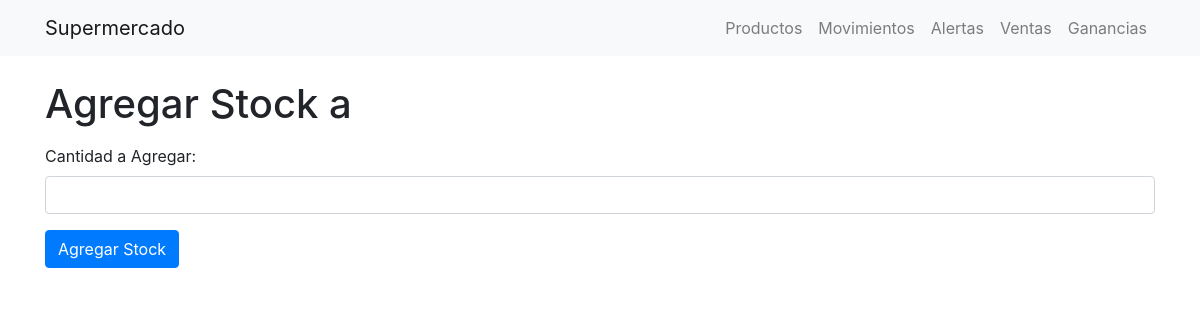
The page /agregar_stock/5 on the database as committed earlier.
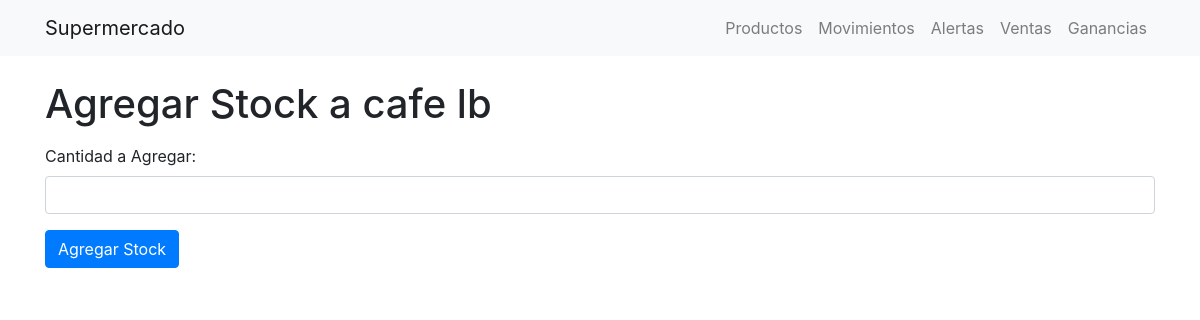
The same page on the database as committed later.
### app.py (models this page shows)
class Producto(db.Model):
    id = db.Column(db.Integer, primary_key=True)
    nombre = db.Column(db.String(100), nullable=False)
    categoria = db.Column(db.String(100), nullable=False)
    precio_compra = db.Column(db.Float, nullable=False)
    precio_venta = db.Column(db.Float, nullable=False)
    stock_disponible = db.Column(db.Integer, nullable=False)
    proveedor = db.Column(db.String(100), nullable=False)
    umbral_alerta = db.Column(db.Integer, nullable=False, default=5)

### app.py (the view)
@app.route('/agregar_stock/<int:id>', methods=['GET', 'POST'])
def agregar_stock(id):
    producto = Producto.query.get(id)
    if request.method == 'POST':
        cantidad_a_agregar = int(request.form['cantidad_a_agregar'])
        producto.stock_disponible += cantidad_a_agregar
        db.session.commit()
        return redirect(url_for('productos'))
    return render_template('agregar_stock.html', producto=producto)

### templates/agregar_stock.html
{% extends 'index.html' %}
{% block content %}
    <h1>Agregar Stock a {{ producto.nombre }}</h1>
    <form method="post" class="mt-3">
        <div class="form-group">
            <label for="cantidad_a_agregar">Cantidad a Agregar:</label>
            <input type="number" class="form-control" id="cantidad_a_agregar" name="cantidad_a_agregar" required>
        </div>
        <button type="submit" class="btn btn-primary">Agregar Stock</button>
    </form>
{% endblock %}

Rows that differ between the two databases and show on the page:
added Producto: nombre "cafe lb"
